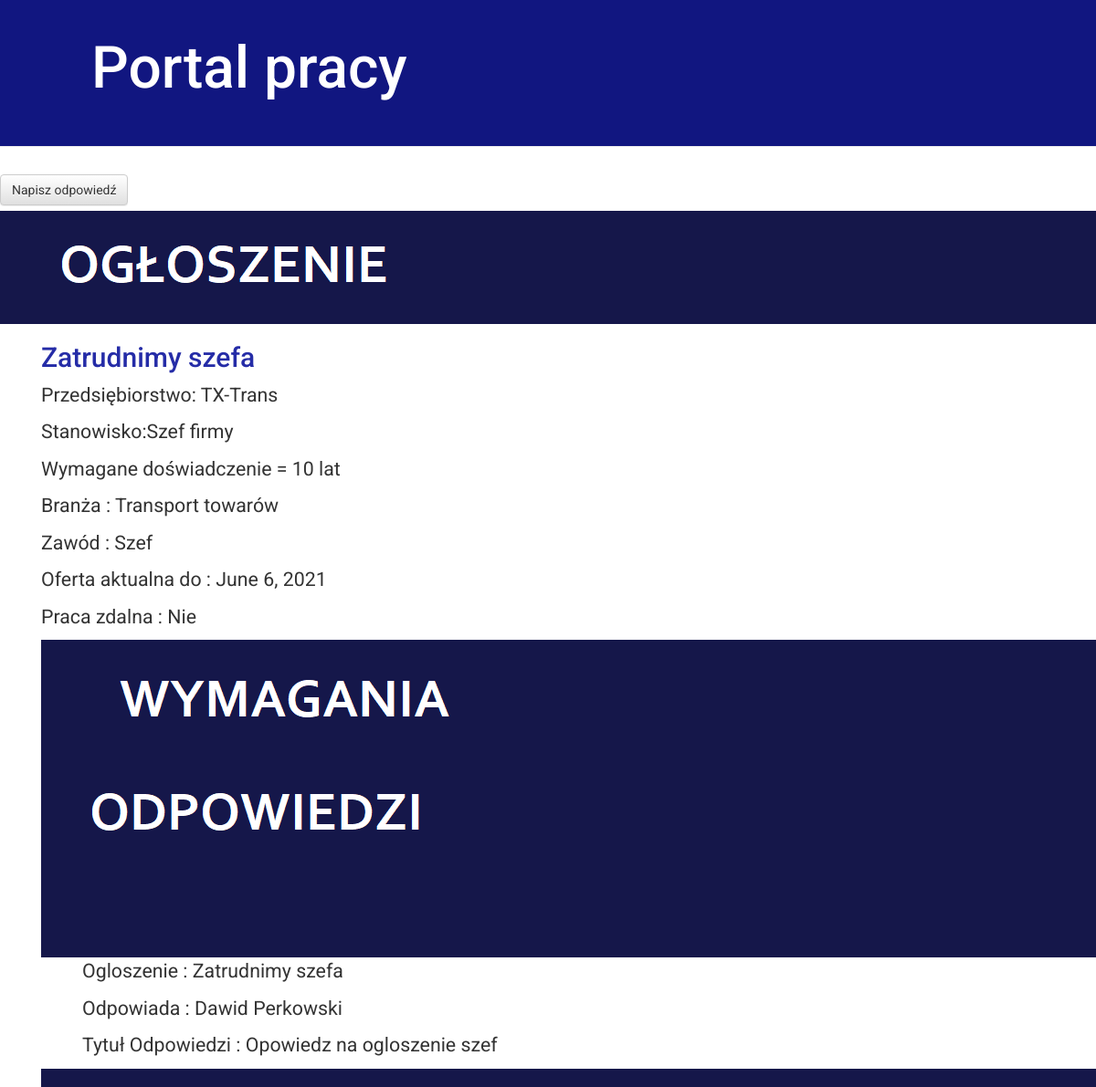
Page /szczegoly_ogloszenia/6 on the committed database.
### mainapp/models.py (models this page shows, shortened)
class Ogloszenie(models.Model):
    verbose_name_plural = "Ogloszenia"
    przedsiebiorstwo = models.ForeignKey(Przedsiebiorstwo, on_delete = models.CASCADE)
    nazwa = models.CharField(max_length = 30)
    stanowisko = models.CharField(max_length = 30)
    staz = models.CharField(max_length = 30)
    branza = models.CharField(max_length = 30)
    zawod = models.CharField(max_length = 30)
    do_kiedy_aktualna = models.DateField()
    praca_zdalna = models.BooleanField()

class Przedsiebiorstwo(models.Model):
    verbose_name_plural = "Przedsiebiorstwa"
    nazwa = models.CharField(max_length = 100)
    adres = models.CharField(max_length = 100)
    opis = models.CharField(max_length = 100)

class OdpowiedzNaOgloszenie(models.Model):
    verbose_name_plural = "Odpowiedzi na ogloszenie"
    uzytkownik = models.ForeignKey(Uzytkownik, on_delete = models.CASCADE, null = True)
    ogloszenie = models.ForeignKey(Ogloszenie, on_delete = models.CASCADE)
    tytul = models.CharField(max_length = 50, default = "Opowiedz na ogloszenie")

class Uzytkownik(models.Model):
    verbose_name_plural = "Uzytkownicy"
    login = models.CharField(max_length = 30, unique = True)
    password = models.CharField(max_length = 30)
    imie = models.CharField(max_length = 30)
    nazwisko = models.CharField(max_length = 30)
    adres = models.CharField(max_length = 30)

### mainapp/views.py (the view)
# urls.py: path('szczegoly_ogloszenia/<int:pk>' , views.szczegoly_ogloszenia , name = 'szczegoly_ogloszenia'),
def szczegoly_ogloszenia(request, pk):
    listaOgloszen = Ogloszenie.objects.all()
    listaWymagan = Wymaganie.objects.all()
    danePracodawcy = Przedsiebiorstwo.objects.all()
    listaOdpowiedzi = OdpowiedzNaOgloszenie.objects.all()
    szczegoly_ogloszenia = get_object_or_404(Ogloszenie, pk=pk)
    return render(request, 'szczegoly_ogloszenia.html' , {
        'listaOgloszen' : listaOgloszen,
        'listaWymagan' : listaWymagan,
        'danePracodawcy' : danePracodawcy,
        'listaOdpowiedzi' : listaOdpowiedzi,
        'szczegoly_ogloszenia' : szczegoly_ogloszenia
        }
    )

### mainapp/templates/szczegoly_ogloszenia.html (shortened to what this page needs)
{% extends "home.html" %}
{% load static %}
{% block body_content %}
        <div class = "plus">
            <a href="{% url 'odpowiedz_ogloszenie' pk=szczegoly_ogloszenia.pk %}" class="top-menu"><button type="add" class="add btn btn-default">Napisz odpowiedź</button></a>
        </div>
        <div class="ogloszenieSeparator">
            <img src="/static/images/Ogloszenie.png">
        </div>
        <div class = "bodyOgloszenie" >
            <h2><a href="">{{ szczegoly_ogloszenia.nazwa }}</a></h2>
            <p>Przedsiębiorstwo: {{ szczegoly_ogloszenia.przedsiebiorstwo.nazwa }}</p>
            <p>Stanowisko:{{ szczegoly_ogloszenia.stanowisko }}</p>
            <p>Wymagane doświadczenie = {{ szczegoly_ogloszenia.staz }}</p>
            <p>Branża : {{ szczegoly_ogloszenia.branza }}</p>
            <p>Zawód : {{ szczegoly_ogloszenia.zawod }}</p>
            <p>Oferta aktualna do : {{ szczegoly_ogloszenia.do_kiedy_aktualna }}</p>
            {% if ogloszenie.praca_zdalna %}
                <p>Praca zdalna : Tak</p>
            {% else %}
                <p>Praca zdalna : Nie</p>
            {% endif %}
        <div class="ogloszenieSeparator">
            <img src="/static/images/Wymagania.png">
        </div>
        <div class="ogloszenieSeparator">
            <img src="/static/images/Odpowiedzi.png">
        </div>
        {% for odpowiedz in listaOdpowiedzi %}
                <div class="ogloszenieSeparator">
                </div>
                {% if szczegoly_ogloszenia.nazwa == odpowiedz.ogloszenie.nazwa %}
                    <div class = "bodyOgloszenie" >
                        <p>Ogloszenie : {{ odpowiedz.ogloszenie.nazwa }}</p>
                        <p>Odpowiada : {{ odpowiedz.uzytkownik.imie }} {{ odpowiedz.uzytkownik.nazwisko }}</p>
                        <p>Tytuł Odpowiedzi : {{ odpowiedz.tytul }}</p>
                    </div>
                {% endif %}
        {% endfor %}
    {% endblock body_content %}

### static/css/mainapp.css (style rules this page uses)
h1 a, h2 a { color: #252CA7; }
body { font-family: 'Roboto'; }
.ogloszenieSeparator { font-size: 12pt; background-color: #15174A; margin-top: 0; padding: 5px 5px 5px 5px; }
.bodyOgloszenie { padding-left: 45px; font-size: 16pt; }

### rows in the picture
Ogloszenie: nazwa "Zatrudnimy szefa", przedsiebiorstwo.nazwa "TX-Trans", stanowisko "Szef firmy", staz "10 lat", branza "Transport towarów", zawod "Szef", do_kiedy_aktualna "June 6, 2021"
OdpowiedzNaOgloszenie: ogloszenie.nazwa "Zatrudnimy szefa", uzytkownik.imie "Dawid", uzytkownik.nazwisko "Perkowski", tytul "Opowiedz na ogloszenie szef"
